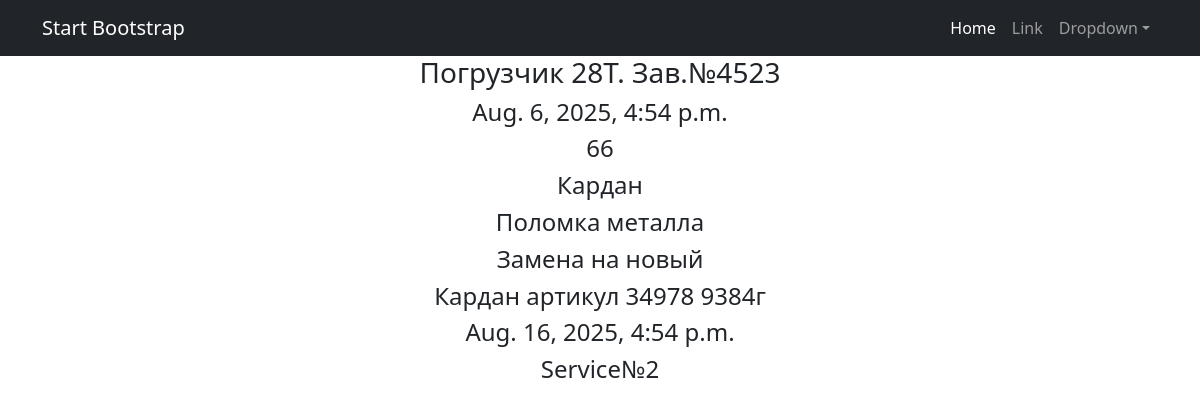
Page /reclamation/2 on the committed database.
### serviceBook/models.py (models this page shows, shortened)
class Reclamation(models.Model):
    machine = models.ForeignKey(
        Machine,
        on_delete=models.CASCADE,
        default=1
    )
    dateFailure = models.DateTimeField(default=datetime.today)
    runTime = models.IntegerField(default=0)
    failureNode = models.ForeignKey(
        Manual,
        on_delete=models.CASCADE,
        limit_choices_to={'nameClass': 'FND'},
        related_name='failureNode')
    descriptionFailure = models.TextField()
    wayToRecover = models.ForeignKey(
        Manual,
        on_delete=models.CASCADE,
        limit_choices_to={'nameClass': 'WTR'},
        related_name='wayToRecover')
    spareParts = models.TextField()
    dateRetraiding = models.DateTimeField(default=datetime.today)
    serviceCompanyR = models.ForeignKey(Service, on_delete=models.CASCADE, related_name='serviceCompanyR', default=1)

class Machine(models.Model):
    zavNumberMachine = models.CharField(max_length=20, unique=True)
    modelMachine = models.ForeignKey(
        Manual,
        on_delete=models.CASCADE,
        limit_choices_to={'nameClass': 'MMC'},
        related_name='modelMachine')
    modelMotor = models.ForeignKey(
        Manual,
        on_delete=models.CASCADE,
        limit_choices_to={'nameClass': 'MMT'},
        related_name='modelMotor')
    zavNumberMotor = models.CharField(max_length=20)
    modelTransmission = models.ForeignKey(
        Manual,
        on_delete=models.CASCADE,
        limit_choices_to={'nameClass': 'MT'},
        related_name='modelTransmission')
    zavNumberTransmission = models.CharField(max_length=20)
    modelDriveAxile = models.ForeignKey(
        Manual,
        on_delete=models.CASCADE,
        limit_choices_to={'nameClass': 'MDA'},
        related_name='modelDriveAxile')
    zavNumberDA = models.CharField(max_length=20)
    modelControllAxile = models.ForeignKey(
        Manual,
        on_delete=models.CASCADE,
        limit_choices_to={'nameClass': 'MCA'},
        related_name='modelControllAxile')
    zavNumberCA = models.CharField(max_length=20)
    deliveryContract = models.CharField(max_length=50)
    shipDate = models.DateTimeField(default=datetime.today)
    recipient = models.CharField(max_length=100)
    deliveryAddress = models.CharField(max_length=150)
    package = models.TextField(blank=True)
    client = models.CharField(max_length=150)
    serviceCompany = models.ForeignKey(Service, on_delete=models.CASCADE, related_name='serviceCompany')
    def __str__(self):
        return f'{self.modelMachine}. Зав.№{self.zavNumberMachine}'

class Manual(models.Model):
    modelMachine = 'MMC'
    modelMotor = 'MMT'
    modelTransmission = 'MT'
    modelDriveAxile = 'MDA'
    modelControllAxile = 'MCA'
    typeTO = 'TTO'
    failureNode = 'FND'
    wayToRecover = 'WTR'
    CHOICES = [
        (modelMachine, 'Модель техники'),
        (modelMotor, 'Модель двигателя'),
        (modelTransmission, 'Модель трансмиссии'),
        (modelDriveAxile, 'Модель ведущего моста'),
        (modelControllAxile, 'Модель управляемого моста'),
        (typeTO, 'Вид ТО'),
        (failureNode, 'Узел отказа'),
        (wayToRecover, 'Способ восстановления'),
    ]
    nameClass = models.CharField(max_length=3, choices=CHOICES, default=modelMachine)
    name = models.CharField(max_length=100)
    descriptions = models.TextField()
    def __str__(self):
        return f'{self.name}'

class Service(models.Model):
    name = models.CharField(max_length=20)
    descriptions = models.TextField()
    def __str__(self):
        return f'{self.name}'

### serviceBook/views.py (the view)
# urls.py: path('reclamation/<int:pk>', OneReclamationDetail.as_view(), name='Reclamation_detail'),
class OneReclamationDetail(DetailView):
    queryset = Reclamation.objects.all()
    template_name = 'one_Reclamation.html'
    context_object_name = 'Reclamation'

### templates/one_Reclamation.html (shortened to what this page needs)
{% extends 'flatpages/default.html' %}
{% block content %}
    <h3>{{ Reclamation.machine }}</h3>
    <h4>{{ Reclamation.dateFailure }}</h4>
    <h4>{{ Reclamation.runTime }}</h4>
    <h4>{{ Reclamation.failureNode }}</h4>
    <h4>{{ Reclamation.descriptionFailure }}</h4>
    <h4>{{ Reclamation.wayToRecover }}</h4>
    <h4>{{ Reclamation.spareParts }}</h4>
    <h4>{{ Reclamation.dateRetraiding }}</h4>
    <h4>{{ Reclamation.serviceCompanyR }}</h4>
{% endblock content %}

### rows in the picture
Reclamation: machine "Погрузчик 28T. Зав.№4523", dateFailure "Aug. 6, 2025, 4:54 p.m.", runTime "66", failureNode "Кардан", descriptionFailure "Поломка металла", wayToRecover "Замена на новый", spareParts "Кардан артикул 34978 9384г", dateRetraiding "Aug. 16, 2025, 4:54 p.m.", serviceCompanyR "Service№2"
